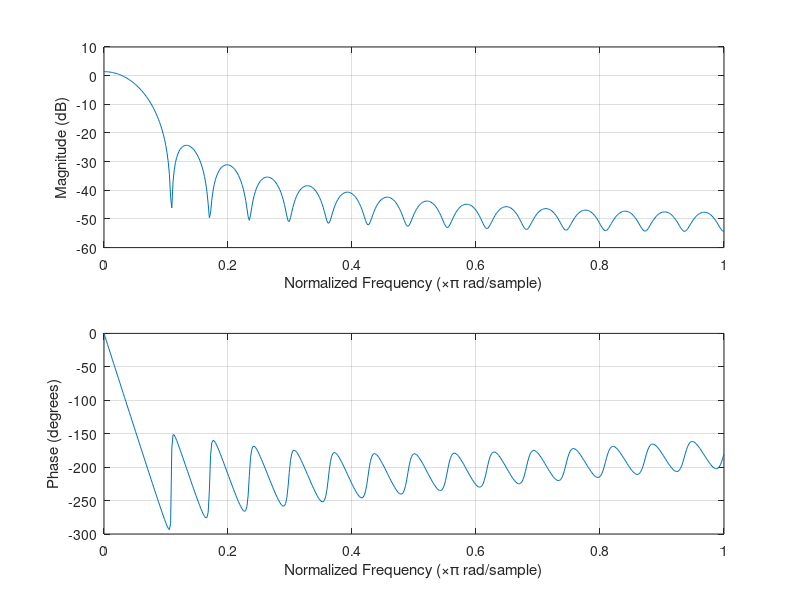
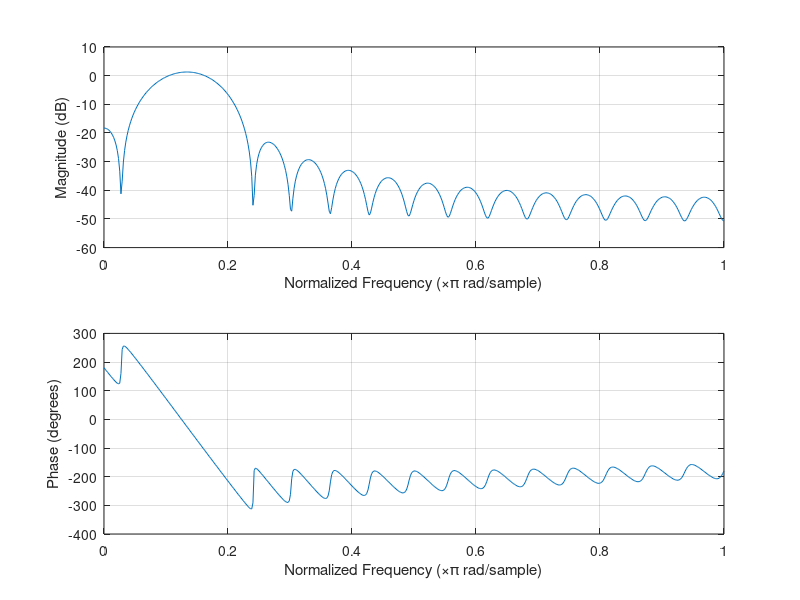
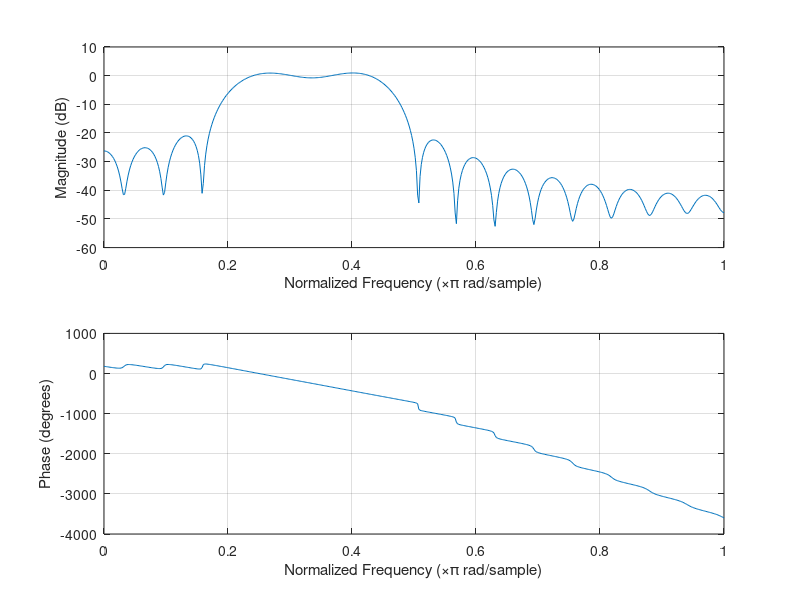
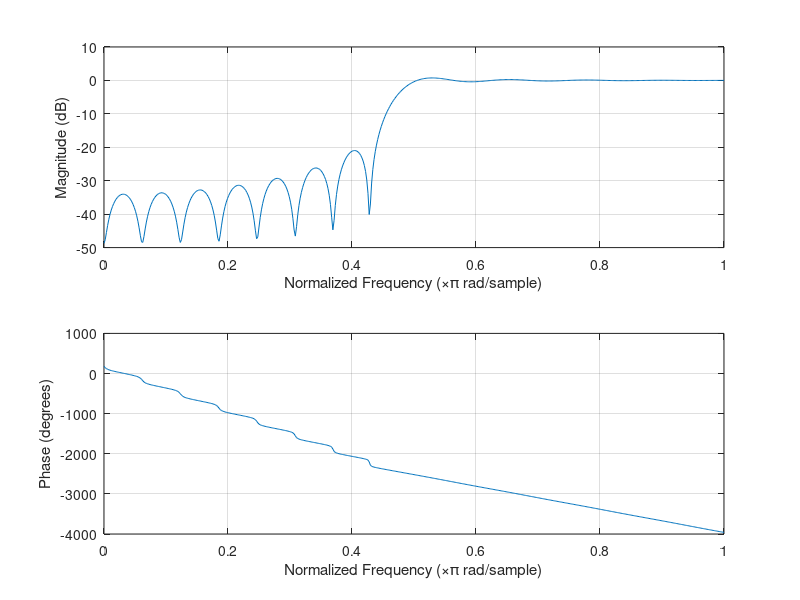

The MATLAB source for these figures, in order:

% FILTER 1
f1=0;
f2=1470;
fs=44100;

N=32;

N2=floor(N/2);
w1=((2*pi)*f1)/fs;
w2=((2*pi)*f2)/fs;
i=0;
h1(i+1)=(1/pi)*(1/(N2-i))*(sin(w2*(N2-i))-(sin(w1*(N2-i))));
for i=1:1:(N2-1)
    h1(i+1)=(1/pi)*(1/(N2-i))*(sin(w2*(N2-i))-(sin(w1*(N2-i))));
end
for i=N2:N2:N2
    h1(i+1)=(1/pi)*(w2-w1);
end
for i=(N2+1):1:(N-1)
    h1(i+1)=(1/pi)*(1/(i-N2))*(sin(w2*(i-N2))-(sin(w1*(i-N2))));
end

figure;
freqz(h1);

% FILTER 2

f1=1470;
f2=4410;
fs=44100;



N2=floor(N/2);
w1=((2*pi)*f1)/fs;
w2=((2*pi)*f2)/fs;
i=0;
h2(i+1)=(1/pi)*(1/(N2-i))*(sin(w2*(N2-i))-(sin(w1*(N2-i))));
for i=1:1:(N2-1)
    h2(i+1)=(1/pi)*(1/(N2-i))*(sin(w2*(N2-i))-(sin(w1*(N2-i))));
end
for i=N2:N2:N2
    h2(i+1)=(1/pi)*(w2-w1);
end
for i=(N2+1):1:(N-1)
    h2(i+1)=(1/pi)*(1/(i-N2))*(sin(w2*(i-N2))-(sin(w1*(i-N2))));
end

figure;
freqz(h2);

% FILTER 3

f1=4410;
f2=10290;
fs=44100;



N2=floor(N/2);
w1=((2*pi)*f1)/fs;
w2=((2*pi)*f2)/fs;
i=0;
h3(i+1)=(1/pi)*(1/(N2-i))*(sin(w2*(N2-i))-(sin(w1*(N2-i))));
for i=1:1:(N2-1)
    h3(i+1)=(1/pi)*(1/(N2-i))*(sin(w2*(N2-i))-(sin(w1*(N2-i))));
end
for i=N2:N2:N2
    h3(i+1)=(1/pi)*(w2-w1);
end
for i=(N2+1):1:(N-1)
    h3(i+1)=(1/pi)*(1/(i-N2))*(sin(w2*(i-N2))-(sin(w1*(i-N2))));
end

figure;
freqz(h3);

%FILTAR 4

f1=10290;
f2=22050;
fs=44100;



N2=floor(N/2);
w1=((2*pi)*f1)/fs;
w2=((2*pi)*f2)/fs;
i=0;
h4(i+1)=(1/pi)*(1/(N2-i))*(sin(w2*(N2-i))-(sin(w1*(N2-i))));
for i=1:1:(N2-1)
    h4(i+1)=(1/pi)*(1/(N2-i))*(sin(w2*(N2-i))-(sin(w1*(N2-i))));
end
for i=N2:N2:N2
    h4(i+1)=(1/pi)*(w2-w1);
end
for i=(N2+1):1:(N-1)
    h4(i+1)=(1/pi)*(1/(i-N2))*(sin(w2*(i-N2))-(sin(w1*(i-N2))));
end

figure;
freqz(h4);

%---------------------------------
for i=1:1:N
    spoj(i)=h1(i)+h2(i)+h3(i)+h4(i);
end
figure;
freqz(spoj);

